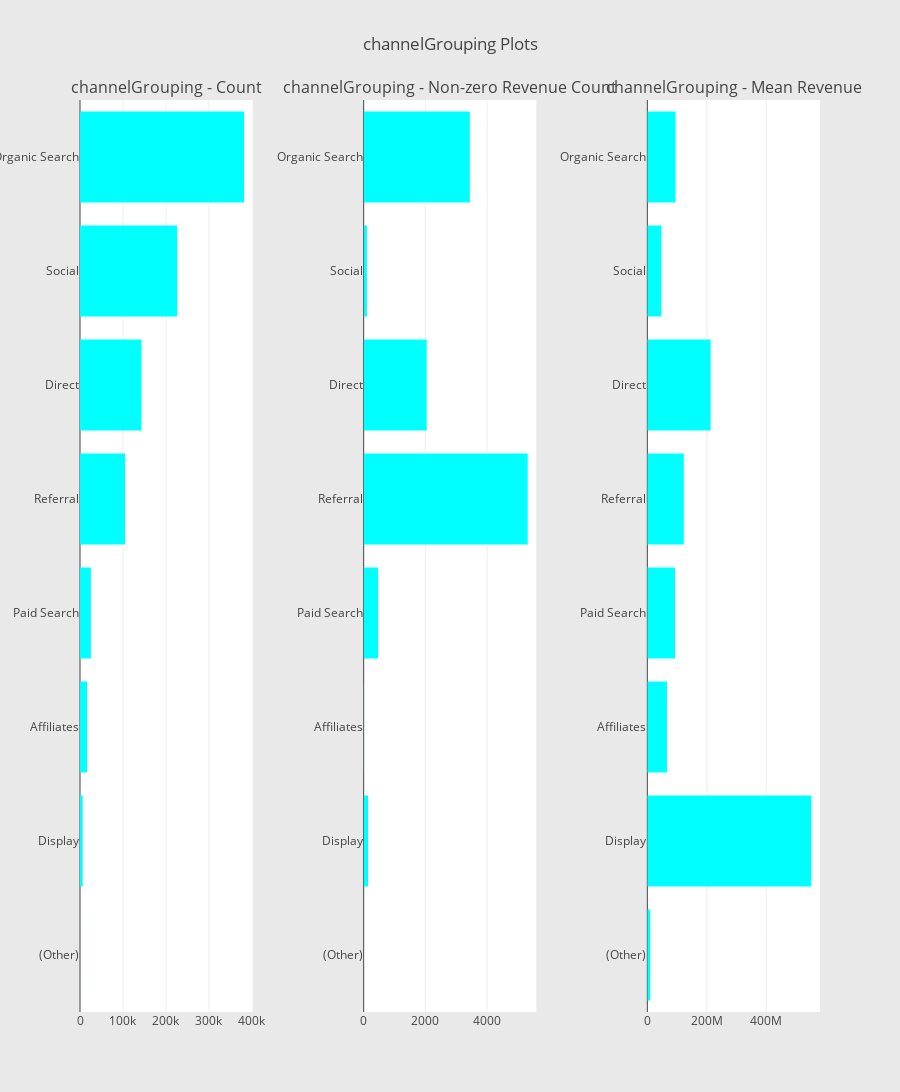

Notebook code for this chart:
### Code cell
# channel grouping
cnt_srs = train_df.groupby('channelGrouping')['totals.transactionRevenue'].agg(['size', 'count', 'mean'])
cnt_srs.columns = ["count", "count of non-zero revenue", "mean"]
cnt_srs = cnt_srs.sort_values(by="count", ascending=False)
trace1 = horizontal_bar_chart(cnt_srs["count"].head(10), 'cyan')
trace2 = horizontal_bar_chart(cnt_srs["count of non-zero revenue"].head(60), 'cyan')
trace5 = horizontal_bar_chart(cnt_srs["mean"].head(10), 'cyan')

# Creating two subplots
fig = tools.make_subplots(rows=1, cols=3, vertical_spacing=0.1, horizontal_spacing=0.15, 
                          subplot_titles=["channelGrouping - Count", "channelGrouping - Non-zero Revenue Count",
                                          "channelGrouping - Mean Revenue"])
                          
fig.append_trace(trace1, 1, 1)
fig.append_trace(trace2, 1, 2)
fig.append_trace(trace5, 1, 3)

fig['layout'].update(height=1200, width=900, paper_bgcolor='rgb(233,233,233)', title="channelGrouping Plots")
py.iplot(fig, filename='channelGrouping-plots')

### Figure 1 — Plotly figure (JSON) as saved in the notebook; plotly's stock layout.template omitted (floating-point values rounded to 4 significant figures)
{"data": [{"marker": {"color": "cyan"}, "orientation": "h", "showlegend": false, "type": "bar", "uid": "0cd2cdc2-c6bb-11e8-92b9-ac2b6e075656", "x": [120, 6262, 16403, 25326, 104838, 143026, 226117, 381561], "xaxis": "x", "y": ["(Other)", "Display", "Affiliates", "Paid Search", "Referral", "Direct", "Social", "Organic Search"], "yaxis": "y"}, {"marker": {"color": "cyan"}, "orientation": "h", "showlegend": false, "type": "bar", "uid": "0cd2cdc3-c6bb-11e8-9d52-ac2b6e075656", "x": [1, 142, 9, 468, 5311, 2042, 104, 3438], "xaxis": "x2", "y": ["(Other)", "Display", "Affiliates", "Paid Search", "Referral", "Direct", "Social", "Organic Search"], "yaxis": "y2"}, {"marker": {"color": "cyan"}, "orientation": "h", "showlegend": false, "type": "bar", "uid": "0cd2cdc4-c6bb-11e8-aaa0-ac2b6e075656", "x": [9990000, 551700000.0, 66380000.0, 93070000.0, 122700000.0, 212900000.0, 47270000.0, 94930000.0], "xaxis": "x3", "y": ["(Other)", "Display", "Affiliates", "Paid Search", "Referral", "Direct", "Social", "Organic Search"], "yaxis": "y3"}], "layout": {"annotations": [{"font": {"size": 16}, "showarrow": false, "text": "channelGrouping - Count", "x": 0.1167, "xanchor": "center", "xref": "paper", "y": 1, "yanchor": "bottom", "yref": "paper"}, {"font": {"size": 16}, "showarrow": false, "text": "channelGrouping - Non-zero Revenue Count", "x": 0.5, "xanchor": "center", "xref": "paper", "y": 1, "yanchor": "bottom", "yref": "paper"}, {"font": {"size": 16}, "showarrow": false, "text": "channelGrouping - Mean Revenue", "x": 0.8833, "xanchor": "center", "xref": "paper", "y": 1, "yanchor": "bottom", "yref": "paper"}], "height": 1200, "paper_bgcolor": "rgb(233,233,233)", "title": "channelGrouping Plots", "width": 900, "xaxis": {"anchor": "y", "domain": [0, 0.2333]}, "xaxis2": {"anchor": "y2", "domain": [0.3833, 0.6167]}, "xaxis3": {"anchor": "y3", "domain": [0.7667, 1.0]}, "yaxis": {"anchor": "x", "domain": [0, 1]}, "yaxis2": {"anchor": "x2", "domain": [0, 1]}, "yaxis3": {"anchor": "x3", "domain": [0, 1]}}}
